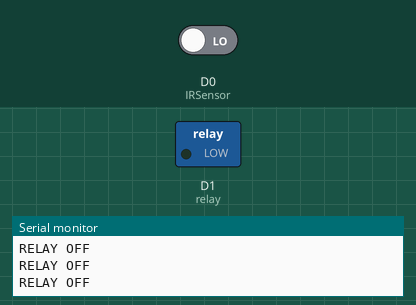
This sketch was run on a simulated ESP8266 (NodeMCU). On the bench: switched loads named in the sketch (green lamp = pin HIGH), the last lines printed to the serial monitor. The test bench sets the inputs (shaded band); at power-on: D0 (IRSensor) LOW.

Above: at 2.8 s.
2.9 s: D0 (IRSensor) driven HIGH
At 4.2 s:
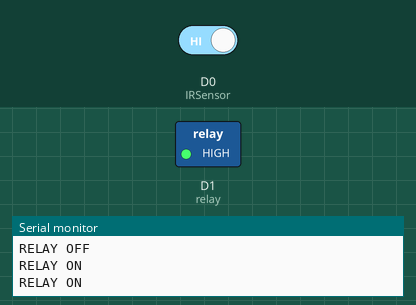
4.5 s: D0 (IRSensor) driven LOW
At 5.8 s:
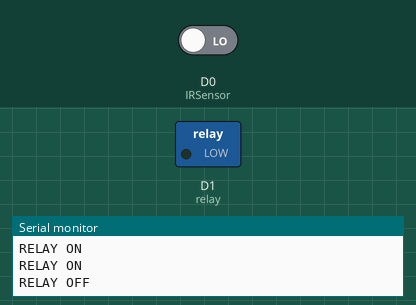
Timing chart, 0 to 7.5 s (numbered marks = the images above; inputs shaded):
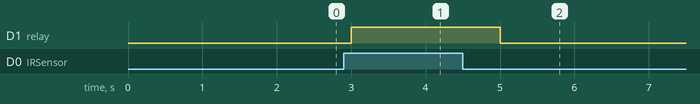

The sketch:

relay.ino
```cpp
#include <SoftwareSerial.h>
const int IRSensor = D0;
const int relay = D1;
int value, value1;
void setup() {
  Serial.begin(9600);
  pinMode(IRSensor, INPUT);
  pinMode(relay, OUTPUT);
}

void loop() {
  value = digitalRead(IRSensor);
  if (value == HIGH) {
    digitalWrite(relay, HIGH);
    Serial.println("RELAY ON");
    delay(1000);
  } else {
    digitalWrite(relay, LOW);
    Serial.println("RELAY OFF");
    delay(1000);
  }
}
```

Measured:
- after the input at 2.9 s, D1 (relay): LOW → HIGH after 0.10 s
- after the input at 4.5 s, D1 (relay): HIGH → LOW after 0.50 s
